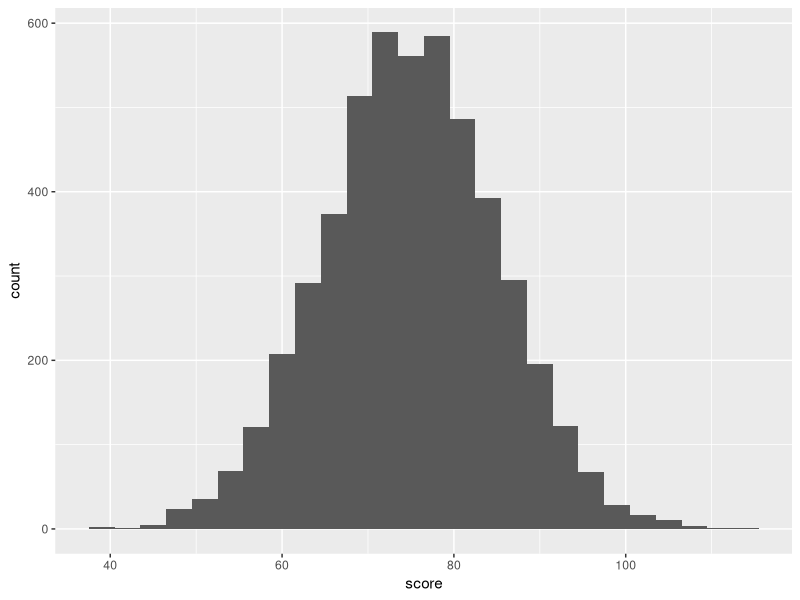

This figure's R source:
# view -> panes -> Console on right 
# Tools -> global options -> appearance 
library(tidyverse)

sdsc = 100
name = rnorm(n = sdsc, mean = 0, sd = 1)

mean(name)
sd(name)

df = data.frame(score = rnorm(n = 5000, mean = 75, sd = 10))


df %>% 
  ggplot(aes(x = score)) + geom_histogram(binwidth = 3)